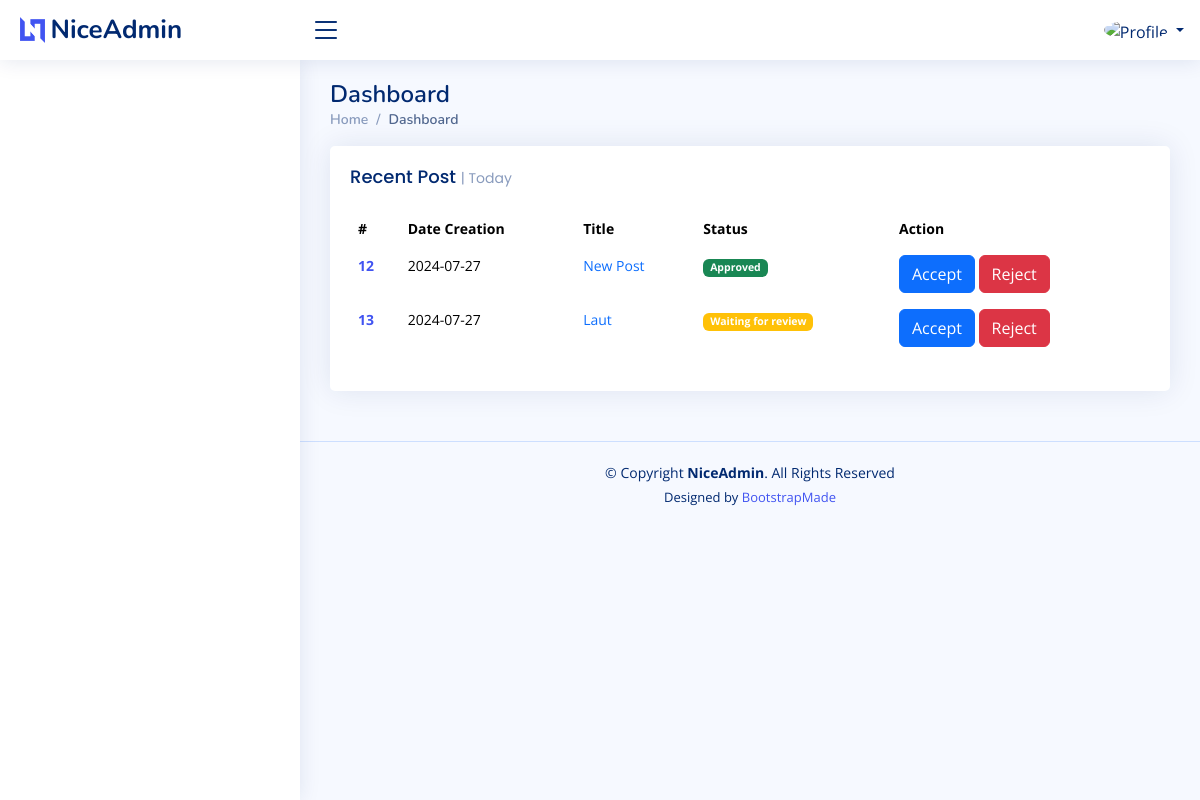
The app's page /index.php/manage/dashboard, older data.
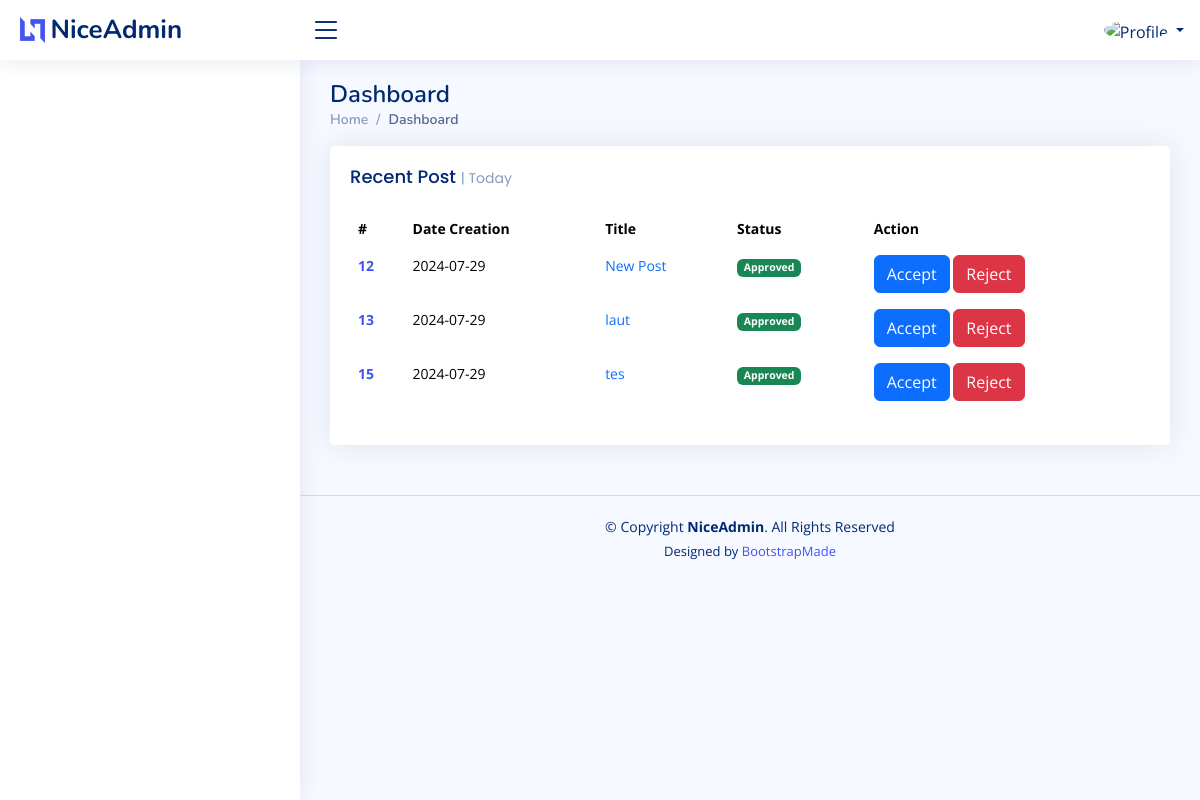
The same page, newer data.
### tables this page shows
CREATE TABLE `posts` (
  `id` int(11) NOT NULL,
  `date` date NOT NULL,
  `title` varchar(256) NOT NULL,
  `slug` varchar(255) DEFAULT NULL,
  `image` varchar(255) NOT NULL,
  `article` text NOT NULL,
  `approval` tinyint(1) NOT NULL,
  `user_id` int(11) NOT NULL,
  `category_id` bigint(20) NOT NULL
);

### application/controllers/manage/Dashboard.php (called while the page is built, shortened)
<?php
class Dashboard extends MY_Controller
{
	public function index()
	{
		$this->load->view('admin/dashboard', $this->vars);
	}
}

### index.php (called while the page is built, shortened)
<?php
require_once BASEPATH.'core/CodeIgniter.php';

### application/views/admin/dashboard.php (the view, shortened to what this page needs)
<!DOCTYPE html>
<html lang="en">
<head>
</head>
<body>
  <main id="main" class="main">
    <div class="pagetitle">
      <h1>Dashboard</h1>
      <nav>
        <ol class="breadcrumb">
          <li class="breadcrumb-item"><a href="index.html">Home</a></li>
          <li class="breadcrumb-item active">Dashboard</li>
        </ol>
      </nav>
    </div>
    <section class="section dashboard">
    <div class="card recent-sales overflow-auto">
            <?php
                    $query = $this->db->get('posts');
                    $dataAllPosts = $query->result_array();
            ?>
            <div class="card-body">
            <h5 class="card-title">Recent Post <span>| Today</span></h5>
            <table class="table table-borderless datatable">
                <thead>
                <tr>
                    <th scope="col">#</th>
                    <th scope="col">Date Creation</th>
                    <th scope="col">Title</th>
                    <th scope="col">Status</th>
                    <th scope="col">Action</th>
                </tr>
                </thead>
                <tbody>
                  <?php foreach($dataAllPosts as $dataPosts) : ?>
                    <tr>
                        <th scope="row"><a href="#"><?= $dataPosts['id'] ?></a></th>
                        <td><?= $dataPosts['date'] ?></td>
                        <td><a href="<?= base_url('detail_post/detail/' . $dataPosts['id']); ?>" class="text-primary"><?= $dataPosts['title'] ?></a></td>
                        <?php if($dataPosts['approval'] == 1) : ?>
                          <td><span class="badge bg-success">Approved</span></td>
                        <?php elseif($dataPosts['approval'] == 2) : ?>
                          <td><span class="badge bg-warning">Waiting for review</span></td>
                        <?php else : ?>
                          <td><span class="badge bg-danger">Rejected</span></td>
                        <?php endif; ?>
                        <td>
                          <a href="<?= base_url('/admin_post/approved/'.$dataPosts['id']); ?>" class="btn btn-primary">Accept</a>
                          <a href="<?= base_url('/admin_post/rejected/'.$dataPosts['id']); ?>" class="btn btn-danger">Reject</a>
                        </td>
                    </tr>
                  <?php endforeach; ?>
                </tbody>
            </table>
            </div>
        </div>
    </section>
  </main>
</body>
</html>

Row changes from the older to the newer data that the page shows:
changed posts "New Post": date "2024-07-27" → "2024-07-29"
changed posts id 13: date "2024-07-27" → "2024-07-29"; title "Laut" → "laut"; approval "Waiting for review" → "Approved"
added posts: id "15", date "2024-07-29", title "tes", approval "Approved"
